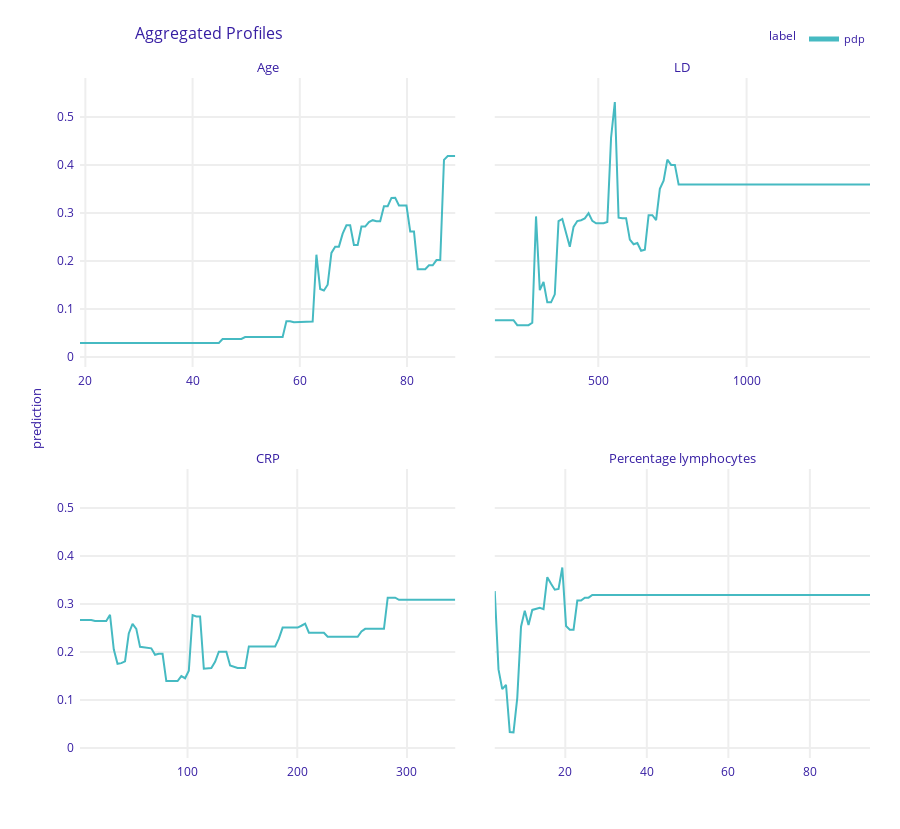

Notebook source saved alongside this figure:
### Code cell
pdp_num = exp.model_profile(type = 'partial', label="pdp").plot()

### Figure 1 — Plotly figure (JSON) as saved in the notebook; plotly's stock layout.template omitted (floating-point values rounded to 4 significant figures; data arrays with more than 128 entries replaced by an {"elided": "..."} marker saying what was removed)
{"data": [{"customdata": {"elided": "101x3 mixed values"}, "hovertemplate": "<b>%{hovertext}</b><br><br>prediction=%{y:.3f}<br>mean_prediction=%{customdata[0]:.3f}<extra></extra>", "hovertext": ["pdp", "pdp", "pdp", "pdp", "pdp", "pdp", "pdp", "pdp", "pdp", "pdp", "pdp", "pdp", "pdp", "pdp", "pdp", "pdp", "pdp", "pdp", "pdp", "pdp", "pdp", "pdp", "pdp", "pdp", "pdp", "pdp", "pdp", "pdp", "pdp", "pdp", "pdp", "pdp", "pdp", "pdp", "pdp", "pdp", "pdp", "pdp", "pdp", "pdp", "pdp", "pdp", "pdp", "pdp", "pdp", "pdp", "pdp", "pdp", "pdp", "pdp", "pdp", "pdp", "pdp", "pdp", "pdp", "pdp", "pdp", "pdp", "pdp", "pdp", "pdp", "pdp", "pdp", "pdp", "pdp", "pdp", "pdp", "pdp", "pdp", "pdp", "pdp", "pdp", "pdp", "pdp", "pdp", "pdp", "pdp", "pdp", "pdp", "pdp", "pdp", "pdp", "pdp", "pdp", "pdp", "pdp", "pdp", "pdp", "pdp", "pdp", "pdp", "pdp", "pdp", "pdp", "pdp", "pdp", "pdp", "pdp", "pdp", "pdp", "pdp"], "legendgroup": "pdp", "line": {"color": "#46bac2", "dash": "solid", "width": 2}, "mode": "lines", "name": "pdp", "opacity": 1, "orientation": "v", "showlegend": true, "type": "scatter", "x": [19, 19.7, 20.4, 21.1, 21.8, 22.5, 23.2, 23.9, 24.6, 25.3, 26, 26.7, 27.4, 28.1, 28.8, 29.5, 30.2, 30.9, 31.6, 32.3, 33, 33.7, 34.4, 35.1, 35.8, 36.5, 37.2, 37.9, 38.6, 39.3, 40, 40.7, 41.4, 42.1, 42.8, 43.5, 44.2, 44.9, 45.6, 46.3, 47, 47.7, 48.4, 49.1, 49.8, 50.5, 51.2, 51.9, 52.6, 53.3, 54, 54.7, 55.4, 56.1, 56.8, 57.5, 58.2, 58.9, 59.6, 60.3, 61, 61.7, 62.4, 63.1, 63.8, 64.5, 65.2, 65.9, 66.6, 67.3, 68, 68.7, 69.4, 70.1, 70.8, 71.5, 72.2, 72.9, 73.6, 74.3, 75, 75.7, 76.4, 77.1, 77.8, 78.5, 79.2, 79.9, 80.6, 81.3, 82, 82.7, 83.4, 84.1, 84.8, 85.5, 86.2, 86.9, 87.6, 88.3, 89], "xaxis": "x3", "y": [0.02944, 0.02944, 0.02944, 0.02944, 0.02944, 0.02944, 0.02944, 0.02944, 0.02944, 0.02944, 0.02944, 0.02944, 0.02944, 0.02944, 0.02944, 0.02944, 0.02944, 0.02944, 0.02944, 0.02944, 0.02944, 0.02944, 0.02944, 0.02944, 0.02944, 0.02944, 0.02944, 0.02944, 0.02944, 0.02944, 0.02944, 0.02944, 0.02944, 0.02944, 0.02944, 0.02944, 0.02944, 0.02944, 0.03768, 0.03768, 0.03768, 0.03768, 0.03768, 0.03768, 0.04156, 0.04156, 0.04156, 0.04156, 0.04156, 0.04156, 0.04156, 0.04156, 0.04156, 0.04156, 0.04156, 0.0746, 0.0746, 0.07235, 0.07235, 0.07235, 0.07235, 0.07235, 0.0738, 0.2131, 0.1419, 0.1386, 0.1506, 0.2168, 0.2299, 0.2299, 0.2569, 0.2743, 0.2743, 0.2335, 0.2335, 0.2718, 0.2718, 0.281, 0.2851, 0.283, 0.2828, 0.3141, 0.3141, 0.3315, 0.3316, 0.3156, 0.3156, 0.3156, 0.2616, 0.2616, 0.1831, 0.1831, 0.1831, 0.1912, 0.1912, 0.202, 0.202, 0.4108, 0.4187, 0.4187, 0.4187], "yaxis": "y3"}, {"customdata": {"elided": "101x3 mixed values"}, "hovertemplate": "<b>%{hovertext}</b><br><br>prediction=%{y:.3f}<br>mean_prediction=%{customdata[0]:.3f}<extra></extra>", "hovertext": ["pdp", "pdp", "pdp", "pdp", "pdp", "pdp", "pdp", "pdp", "pdp", "pdp", "pdp", "pdp", "pdp", "pdp", "pdp", "pdp", "pdp", "pdp", "pdp", "pdp", "pdp", "pdp", "pdp", "pdp", "pdp", "pdp", "pdp", "pdp", "pdp", "pdp", "pdp", "pdp", "pdp", "pdp", "pdp", "pdp", "pdp", "pdp", "pdp", "pdp", "pdp", "pdp", "pdp", "pdp", "pdp", "pdp", "pdp", "pdp", "pdp", "pdp", "pdp", "pdp", "pdp", "pdp", "pdp", "pdp", "pdp", "pdp", "pdp", "pdp", "pdp", "pdp", "pdp", "pdp", "pdp", "pdp", "pdp", "pdp", "pdp", "pdp", "pdp", "pdp", "pdp", "pdp", "pdp", "pdp", "pdp", "pdp", "pdp", "pdp", "pdp", "pdp", "pdp", "pdp", "pdp", "pdp", "pdp", "pdp", "pdp", "pdp", "pdp", "pdp", "pdp", "pdp", "pdp", "pdp", "pdp", "pdp", "pdp", "pdp", "pdp"], "legendgroup": "pdp", "line": {"color": "#46bac2", "dash": "solid", "width": 2}, "mode": "lines", "name": "pdp", "opacity": 1, "orientation": "v", "showlegend": false, "type": "scatter", "x": [151, 163.7, 176.3, 188.9, 201.6, 214.2, 226.9, 239.6, 252.2, 264.9, 277.5, 290.1, 302.8, 315.5, 328.1, 340.8, 353.4, 366.1, 378.7, 391.4, 404, 416.7, 429.3, 441.9, 454.6, 467.2, 479.9, 492.6, 505.2, 517.9, 530.5, 543.2, 555.8, 568.5, 581.1, 593.8, 606.4, 619.0, 631.7, 644.4, 657, 669.6, 682.3, 695.0, 707.6, 720.2, 732.9, 745.6, 758.2, 770.9, 783.5, 796.1, 808.8, 821.5, 834.1, 846.8, 859.4, 872.1, 884.7, 897.4, 910, 922.6, 935.3, 948.0, 960.6, 973.2, 985.9, 998.6, 1011.0, 1024.0, 1036.0, 1049.0, 1062.0, 1074.0, 1087.0, 1100.0, 1112.0, 1125.0, 1138.0, 1150.0, 1163, 1176.0, 1188.0, 1201.0, 1214.0, 1226.0, 1239.0, 1252.0, 1264.0, 1277.0, 1290.0, 1302.0, 1315.0, 1327.0, 1340.0, 1353.0, 1365.0, 1378.0, 1391.0, 1403.0, 1416], "xaxis": "x4", "y": [0.07678, 0.07678, 0.07678, 0.07678, 0.07678, 0.07678, 0.06637, 0.06637, 0.06637, 0.06637, 0.07138, 0.2929, 0.1393, 0.1563, 0.114, 0.114, 0.1306, 0.2833, 0.2876, 0.2564, 0.2298, 0.2711, 0.2832, 0.2851, 0.2888, 0.2995, 0.2835, 0.2786, 0.2786, 0.2786, 0.2812, 0.4573, 0.531, 0.2903, 0.2893, 0.2893, 0.2446, 0.235, 0.2375, 0.2215, 0.2237, 0.2953, 0.2953, 0.2852, 0.3504, 0.3672, 0.4111, 0.4002, 0.4002, 0.3594, 0.3594, 0.3594, 0.3594, 0.3594, 0.3594, 0.3594, 0.3594, 0.3594, 0.3594, 0.3594, 0.3594, 0.3594, 0.3594, 0.3594, 0.3594, 0.3594, 0.3594, 0.3594, 0.3594, 0.3594, 0.3594, 0.3594, 0.3594, 0.3594, 0.3594, 0.3594, 0.3594, 0.3594, 0.3594, 0.3594, 0.3594, 0.3594, 0.3594, 0.3594, 0.3594, 0.3594, 0.3594, 0.3594, 0.3594, 0.3594, 0.3594, 0.3594, 0.3594, 0.3594, 0.3594, 0.3594, 0.3594, 0.3594, 0.3594, 0.3594, 0.3594], "yaxis": "y4"}, {"customdata": {"elided": "101x3 mixed values"}, "hovertemplate": "<b>%{hovertext}</b><br><br>prediction=%{y:.3f}<br>mean_prediction=%{customdata[0]:.3f}<extra></extra>", "hovertext": ["pdp", "pdp", "pdp", "pdp", "pdp", "pdp", "pdp", "pdp", "pdp", "pdp", "pdp", "pdp", "pdp", "pdp", "pdp", "pdp", "pdp", "pdp", "pdp", "pdp", "pdp", "pdp", "pdp", "pdp", "pdp", "pdp", "pdp", "pdp", "pdp", "pdp", "pdp", "pdp", "pdp", "pdp", "pdp", "pdp", "pdp", "pdp", "pdp", "pdp", "pdp", "pdp", "pdp", "pdp", "pdp", "pdp", "pdp", "pdp", "pdp", "pdp", "pdp", "pdp", "pdp", "pdp", "pdp", "pdp", "pdp", "pdp", "pdp", "pdp", "pdp", "pdp", "pdp", "pdp", "pdp", "pdp", "pdp", "pdp", "pdp", "pdp", "pdp", "pdp", "pdp", "pdp", "pdp", "pdp", "pdp", "pdp", "pdp", "pdp", "pdp", "pdp", "pdp", "pdp", "pdp", "pdp", "pdp", "pdp", "pdp", "pdp", "pdp", "pdp", "pdp", "pdp", "pdp", "pdp", "pdp", "pdp", "pdp", "pdp", "pdp"], "legendgroup": "pdp", "line": {"color": "#46bac2", "dash": "solid", "width": 2}, "mode": "lines", "name": "pdp", "opacity": 1, "orientation": "v", "showlegend": false, "type": "scatter", "x": [2, 5.42, 8.84, 12.26, 15.68, 19.1, 22.52, 25.94, 29.36, 32.78, 36.2, 39.62, 43.04, 46.46, 49.88, 53.3, 56.72, 60.14, 63.56, 66.98, 70.4, 73.82, 77.24, 80.66, 84.08, 87.5, 90.92, 94.34, 97.76, 101.2, 104.6, 108.0, 111.4, 114.9, 118.3, 121.7, 125.1, 128.5, 132.0, 135.4, 138.8, 142.2, 145.6, 149.1, 152.5, 155.9, 159.3, 162.7, 166.2, 169.6, 173, 176.4, 179.8, 183.3, 186.7, 190.1, 193.5, 196.9, 200.4, 203.8, 207.2, 210.6, 214.0, 217.5, 220.9, 224.3, 227.7, 231.1, 234.6, 238.0, 241.4, 244.8, 248.2, 251.7, 255.1, 258.5, 261.9, 265.3, 268.8, 272.2, 275.6, 279.0, 282.4, 285.9, 289.3, 292.7, 296.1, 299.5, 303.0, 306.4, 309.8, 313.2, 316.6, 320.1, 323.5, 326.9, 330.3, 333.7, 337.2, 340.6, 344], "xaxis": "x", "y": [0.2668, 0.2668, 0.2668, 0.2668, 0.2646, 0.2646, 0.2646, 0.2646, 0.2775, 0.2056, 0.1756, 0.1769, 0.1805, 0.2388, 0.2586, 0.2481, 0.2108, 0.2096, 0.2096, 0.2077, 0.1942, 0.1963, 0.1963, 0.1395, 0.1395, 0.1395, 0.1395, 0.1498, 0.1454, 0.1611, 0.2769, 0.2742, 0.2742, 0.1652, 0.1666, 0.1666, 0.1796, 0.2006, 0.2006, 0.2006, 0.1718, 0.1686, 0.1666, 0.1666, 0.1666, 0.2116, 0.2116, 0.2116, 0.2116, 0.2116, 0.2116, 0.2116, 0.2116, 0.2279, 0.251, 0.251, 0.251, 0.251, 0.251, 0.2547, 0.2591, 0.2402, 0.2402, 0.2402, 0.2402, 0.2402, 0.2319, 0.2319, 0.2319, 0.2319, 0.2319, 0.2319, 0.2319, 0.2319, 0.2319, 0.243, 0.2483, 0.2483, 0.2483, 0.2483, 0.2483, 0.2483, 0.3131, 0.3131, 0.3131, 0.3087, 0.3087, 0.3087, 0.3087, 0.3087, 0.3087, 0.3087, 0.3087, 0.3087, 0.3087, 0.3087, 0.3087, 0.3087, 0.3087, 0.3087, 0.3087], "yaxis": "y"}, {"customdata": {"elided": "101x3 mixed values"}, "hovertemplate": "<b>%{hovertext}</b><br><br>prediction=%{y:.3f}<br>mean_prediction=%{customdata[0]:.3f}<extra></extra>", "hovertext": ["pdp", "pdp", "pdp", "pdp", "pdp", "pdp", "pdp", "pdp", "pdp", "pdp", "pdp", "pdp", "pdp", "pdp", "pdp", "pdp", "pdp", "pdp", "pdp", "pdp", "pdp", "pdp", "pdp", "pdp", "pdp", "pdp", "pdp", "pdp", "pdp", "pdp", "pdp", "pdp", "pdp", "pdp", "pdp", "pdp", "pdp", "pdp", "pdp", "pdp", "pdp", "pdp", "pdp", "pdp", "pdp", "pdp", "pdp", "pdp", "pdp", "pdp", "pdp", "pdp", "pdp", "pdp", "pdp", "pdp", "pdp", "pdp", "pdp", "pdp", "pdp", "pdp", "pdp", "pdp", "pdp", "pdp", "pdp", "pdp", "pdp", "pdp", "pdp", "pdp", "pdp", "pdp", "pdp", "pdp", "pdp", "pdp", "pdp", "pdp", "pdp", "pdp", "pdp", "pdp", "pdp", "pdp", "pdp", "pdp", "pdp", "pdp", "pdp", "pdp", "pdp", "pdp", "pdp", "pdp", "pdp", "pdp", "pdp", "pdp", "pdp"], "legendgroup": "pdp", "line": {"color": "#46bac2", "dash": "solid", "width": 2}, "mode": "lines", "name": "pdp", "opacity": 1, "orientation": "v", "showlegend": false, "type": "scatter", "x": [2.692, 3.613, 4.533, 5.454, 6.375, 7.295, 8.216, 9.136, 10.06, 10.98, 11.9, 12.82, 13.74, 14.66, 15.58, 16.5, 17.42, 18.34, 19.26, 20.18, 21.1, 22.02, 22.95, 23.87, 24.79, 25.71, 26.63, 27.55, 28.47, 29.39, 30.31, 31.23, 32.15, 33.07, 33.99, 34.91, 35.83, 36.75, 37.67, 38.6, 39.52, 40.44, 41.36, 42.28, 43.2, 44.12, 45.04, 45.96, 46.88, 47.8, 48.72, 49.64, 50.56, 51.48, 52.4, 53.32, 54.25, 55.17, 56.09, 57.01, 57.93, 58.85, 59.77, 60.69, 61.61, 62.53, 63.45, 64.37, 65.29, 66.21, 67.13, 68.05, 68.97, 69.9, 70.82, 71.74, 72.66, 73.58, 74.5, 75.42, 76.34, 77.26, 78.18, 79.1, 80.02, 80.94, 81.86, 82.78, 83.7, 84.62, 85.55, 86.47, 87.39, 88.31, 89.23, 90.15, 91.07, 91.99, 92.91, 93.83, 94.75], "xaxis": "x2", "y": [0.3268, 0.1638, 0.1226, 0.1318, 0.03347, 0.03277, 0.1045, 0.2526, 0.2862, 0.2562, 0.2877, 0.2891, 0.2919, 0.2894, 0.3559, 0.3421, 0.3298, 0.3315, 0.3761, 0.2541, 0.2464, 0.2464, 0.3071, 0.3071, 0.3133, 0.3133, 0.319, 0.319, 0.319, 0.319, 0.319, 0.319, 0.319, 0.319, 0.319, 0.319, 0.319, 0.319, 0.319, 0.319, 0.319, 0.319, 0.319, 0.319, 0.319, 0.319, 0.319, 0.319, 0.319, 0.319, 0.319, 0.319, 0.319, 0.319, 0.319, 0.319, 0.319, 0.319, 0.319, 0.319, 0.319, 0.319, 0.319, 0.319, 0.319, 0.319, 0.319, 0.319, 0.319, 0.319, 0.319, 0.319, 0.319, 0.319, 0.319, 0.319, 0.319, 0.319, 0.319, 0.319, 0.319, 0.319, 0.319, 0.319, 0.319, 0.319, 0.319, 0.319, 0.319, 0.319, 0.319, 0.319, 0.319, 0.319, 0.319, 0.319, 0.319, 0.319, 0.319, 0.319, 0.319], "yaxis": "y2"}], "layout": {"annotations": [{"font": {"size": 13}, "showarrow": false, "text": "CRP", "x": 0.2375, "xanchor": "center", "xref": "paper", "y": 0.425, "yanchor": "bottom", "yref": "paper"}, {"font": {"size": 13}, "showarrow": false, "text": "Percentage lymphocytes", "x": 0.7625, "xanchor": "center", "xref": "paper", "y": 0.425, "yanchor": "bottom", "yref": "paper"}, {"font": {"size": 13}, "showarrow": false, "text": "Age", "x": 0.2375, "xanchor": "center", "xref": "paper", "y": 1, "yanchor": "bottom", "yref": "paper"}, {"font": {"size": 13}, "showarrow": false, "text": "LD", "x": 0.7625, "xanchor": "center", "xref": "paper", "y": 1, "yanchor": "bottom", "yref": "paper"}, {"font": {"size": 13}, "showarrow": false, "text": "prediction", "textangle": -90, "x": -0.07, "xref": "paper", "y": 0.5, "yref": "paper"}], "font": {"color": "#371ea3"}, "height": 829, "hovermode": "x unified", "legend": {"font": {"size": 11}, "itemsizing": "constant", "orientation": "h", "title": {"font": {"size": 12}, "text": "label"}, "tracegroupgap": 0, "x": 1, "xanchor": "right", "y": 1.036, "yanchor": "bottom"}, "margin": {"b": 71, "r": 30, "t": 78}, "title": {"font": {"size": 16}, "text": "Aggregated Profiles", "x": 0.15}, "xaxis": {"anchor": "y", "automargin": true, "domain": [0, 0.475], "fixedrange": true, "gridwidth": 2, "showticklabels": true, "tickcolor": "white", "ticklen": 3, "ticks": "outside", "title": {"text": ""}, "type": "linear", "zeroline": false}, "xaxis2": {"anchor": "y2", "automargin": true, "domain": [0.525, 1], "fixedrange": true, "gridwidth": 2, "showticklabels": true, "tickcolor": "white", "ticklen": 3, "ticks": "outside", "title": {"text": ""}, "type": "linear", "zeroline": false}, "xaxis3": {"anchor": "y3", "automargin": true, "domain": [0, 0.475], "fixedrange": true, "gridwidth": 2, "showticklabels": true, "tickcolor": "white", "ticklen": 3, "ticks": "outside", "title": {"text": ""}, "type": "linear", "zeroline": false}, "xaxis4": {"anchor": "y4", "automargin": true, "domain": [0.525, 1], "fixedrange": true, "gridwidth": 2, "showticklabels": true, "tickcolor": "white", "ticklen": 3, "ticks": "outside", "title": {"text": ""}, "type": "linear", "zeroline": false}, "yaxis": {"anchor": "x", "automargin": true, "domain": [0, 0.425], "fixedrange": true, "gridwidth": 2, "range": [-0.02072, 0.5812], "tickcolor": "white", "ticklen": 3, "ticks": "outside", "title": {"text": ""}, "type": "linear", "zeroline": false}, "yaxis2": {"anchor": "x2", "automargin": true, "domain": [0, 0.425], "fixedrange": true, "gridwidth": 2, "matches": "y", "range": [-0.02072, 0.5812], "showticklabels": false, "tickcolor": "white", "ticklen": 3, "ticks": "outside", "title": {"text": ""}, "type": "linear", "zeroline": false}, "yaxis3": {"anchor": "x3", "automargin": true, "domain": [0.575, 1], "fixedrange": true, "gridwidth": 2, "matches": "y", "range": [-0.02072, 0.5812], "tickcolor": "white", "ticklen": 3, "ticks": "outside", "title": {"text": ""}, "type": "linear", "zeroline": false}, "yaxis4": {"anchor": "x4", "automargin": true, "domain": [0.575, 1], "fixedrange": true, "gridwidth": 2, "matches": "y", "range": [-0.02072, 0.5812], "showticklabels": false, "tickcolor": "white", "ticklen": 3, "ticks": "outside", "title": {"text": ""}, "type": "linear", "zeroline": false}}}
